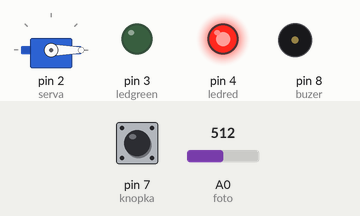
Bench run of a sketch on a simulated Arduino Uno, built with avr-gcc and run on an emulated ATmega328P. On the bench: servo, output pins drawn as LEDs (lit = HIGH), buzzer (waves = sounding). The inputs (shaded band) are chosen by the test bench; at power-on: A0 (foto) = 512, pin 7 (knopka) LOW.

Above: at 1.2 s.
1.3 s: A0 (foto) set to 487
At 1.45 s:
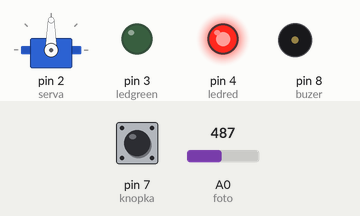
4.3 s: pin 7 (knopka) pulled HIGH for 0.15 s
At 5.4 s:
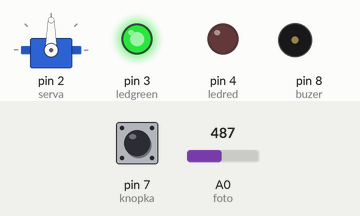
Timing chart, 0 to 7.3 s (numbered marks = the images above; inputs shaded):
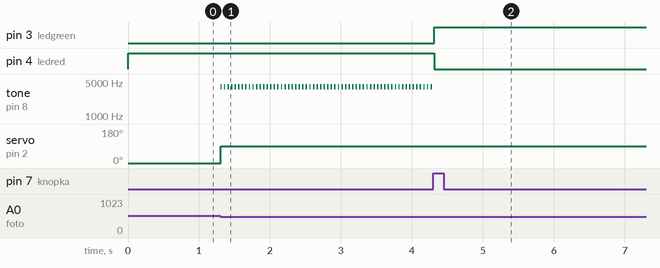

Measured:
- the behaviour switches between 500 and 499 on A0 (foto) (found by bisection; images 0 and 1)
- after the input at 1.3 s, tone on pin 8 (buzer): alternates 4000 Hz for 0.02 s and silent for 0.03 s, starting at once; servo on pin 2 (serva): 0° → 90° at once
- after the input at 4.3 s, pin 3 (ledgreen): LOW → HIGH at once; pin 4 (ledred): HIGH → LOW at once; tone on pin 8 (buzer): stops changing and stays silent

The sketch:

YPOK_15_1.ino
```cpp
// Урок 15 схема 1
#define knopka 7        // Вводятся имена констант
#define ledred 4
#define ledgreen 3
#define serva 2
#define buzer 8
#define foto A0
#include <Servo.h>  // подключается бибилиотека для управления серводвигателем

Servo myservo;   // серводвигатель определяется на уровне программы

int val=0, i=0, knop=0;   // определяются переменные
void setup()
{

  myservo.attach(serva);    //серводвигатель подключается к пину с именем serva
  pinMode(knopka, INPUT);   // устанавливаются режимы работы пинов контроллера
  pinMode(ledred, OUTPUT);
  pinMode(ledgreen, OUTPUT);

}

void loop()
{

 knop = digitalRead(knopka);   //считывается состояние кнопки
 if (knop == HIGH) {          // если кнопка нажата, то выполняются следующие действия
 i=1;
 digitalWrite(ledred, LOW);     // отключается красный и включается зеленый светодиоды
 digitalWrite(ledgreen, HIGH);
 val = analogRead(foto);
          while(val >500){     // в цикле ожидается затемнение фоторезистора
 val = analogRead(foto);
 }
 delay (500);
 while(val<800){              // после затемнения фоторезистора ожидается увеличение количества света
 val = analogRead(foto);
 }

delay (50);                  //после увеличения освещенности выключается зеленый светодиод
digitalWrite(ledgreen, LOW);

                     }
  val = analogRead(foto);   // строки программного когда, которые выполняются если кнопка не нажата
 if (val < 500) {               // если произошло затемнение, то серводвигатель поворачивается

  myservo.write(90);
  tone(buzer, 4000, 20);   // с помощью бузера подается звуковой сигнал

 }
 else {
 myservo.write(0);                 // если нет затемнения, вал серводвигателя в нулевом положении
 digitalWrite(ledred, HIGH);}  // и включен красный светодиод
 delay (50);

}
```
